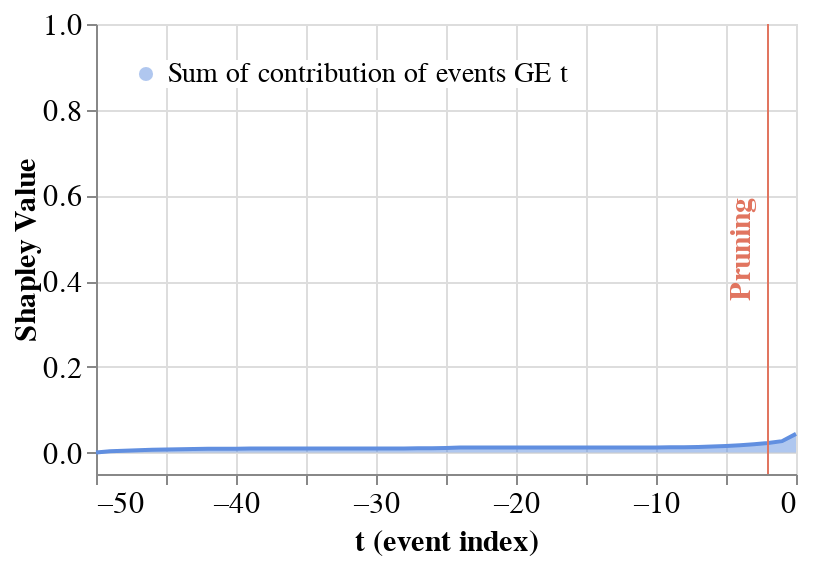

Write notebook code for a chart like this one.
### Markdown cell above
###### Pruning Alrogithm

### Code cell
pruning_dict = {'tol': 0.025}
coal_plot_data, coal_prun_idx = local_pruning(f, pos_x_data, pruning_dict, average_event, positive_sequence_id, False)
# coal_prun_idx is in negative terms
pruning_idx = pos_x_data.shape[1] + coal_prun_idx
pruning_plot = plot_temp_coalition_pruning(coal_plot_data, coal_prun_idx) #, plot_limit=40)
pruning_plot

### Figure 1 — Vega-Lite specification as saved in the notebook (floating-point values rounded to 4 significant figures)
{"config": {"view": {"continuousWidth": 400, "continuousHeight": 300}}, "layer": [{"mark": {"type": "area", "opacity": 0.5}, "encoding": {"color": {"field": "Coalition", "legend": {"fillColor": "white", "labelFontSize": 14, "labelLimit": 0, "orient": "top-left", "symbolSize": 50, "symbolStrokeWidth": 0, "title": null}, "scale": {"domain": ["Sum of contribution of events GE t"], "range": ["#618FE0"]}, "type": "nominal"}, "x": {"axis": {"labelFontSize": 15, "title": "t (event index)", "titleFontSize": 15}, "field": "t (event index)", "type": "quantitative"}, "y": {"axis": {"grid": true, "labelFontSize": 15, "titleFontSize": 15, "titleX": -28}, "field": "Shapley Value", "scale": {"domain": [-0.05, 1]}, "type": "quantitative"}}}, {"mark": "line", "encoding": {"color": {"field": "Coalition", "legend": {"fillColor": "white", "labelFontSize": 14, "labelLimit": 0, "orient": "top-left", "symbolSize": 50, "symbolStrokeWidth": 0, "title": null}, "scale": {"domain": ["Sum of contribution of events GE t"], "range": ["#618FE0"]}, "type": "nominal"}, "x": {"axis": {"labelFontSize": 15, "title": "t (event index)", "titleFontSize": 15}, "field": "t (event index)", "type": "quantitative"}, "y": {"axis": {"grid": true, "labelFontSize": 15, "titleFontSize": 15, "titleX": -28}, "field": "Shapley Value", "scale": {"domain": [-0.05, 1]}, "type": "quantitative"}}}, {"data": {"name": "data-127505a03b066a5f27631121330f417d"}, "mark": {"type": "rule", "color": "#E17560"}, "encoding": {"x": {"field": "x", "type": "quantitative"}}}, {"data": {"name": "data-4429b804e29650be65567f2c49b58188"}, "mark": {"type": "text", "angle": 270, "color": "#E17560", "fontSize": 15, "fontWeight": "bold", "text": "Pruning"}, "encoding": {"x": {"field": "x", "type": "quantitative"}}}], "data": {"name": "data-7f527e34648ab2ea21c1fd10e253c15b"}, "height": 225, "width": 350, "$schema": "https://vega.github.io/schema/vega-lite/v4.17.0.json", "datasets": {"data-7f527e34648ab2ea21c1fd10e253c15b": [{"Coalition": "Sum of contribution of events G t", "t (event index)": 0, "Shapley Value": 0.0}, {"Coalition": "Sum of contribution of events GE t", "t (event index)": 0, "Shapley Value": 0.04364}, {"Coalition": "Sum of contribution of events G t", "t (event index)": -1, "Shapley Value": 0.01701}, {"Coalition": "Sum of contribution of events GE t", "t (event index)": -1, "Shapley Value": 0.02664}, {"Coalition": "Sum of contribution of events G t", "t (event index)": -2, "Shapley Value": 0.02126}, {"Coalition": "Sum of contribution of events GE t", "t (event index)": -2, "Shapley Value": 0.02238}, {"Coalition": "Sum of contribution of events G t", "t (event index)": -3, "Shapley Value": 0.02414}, {"Coalition": "Sum of contribution of events GE t", "t (event index)": -3, "Shapley Value": 0.0195}, {"Coalition": "Sum of contribution of events G t", "t (event index)": -4, "Shapley Value": 0.02644}, {"Coalition": "Sum of contribution of events GE t", "t (event index)": -4, "Shapley Value": 0.0172}, {"Coalition": "Sum of contribution of events G t", "t (event index)": -5, "Shapley Value": 0.02821}, {"Coalition": "Sum of contribution of events GE t", "t (event index)": -5, "Shapley Value": 0.01543}, {"Coalition": "Sum of contribution of events G t", "t (event index)": -6, "Shapley Value": 0.02949}, {"Coalition": "Sum of contribution of events GE t", "t (event index)": -6, "Shapley Value": 0.01416}, {"Coalition": "Sum of contribution of events G t", "t (event index)": -7, "Shapley Value": 0.03037}, {"Coalition": "Sum of contribution of events GE t", "t (event index)": -7, "Shapley Value": 0.01327}, {"Coalition": "Sum of contribution of events G t", "t (event index)": -8, "Shapley Value": 0.03096}, {"Coalition": "Sum of contribution of events GE t", "t (event index)": -8, "Shapley Value": 0.01268}, {"Coalition": "Sum of contribution of events G t", "t (event index)": -9, "Shapley Value": 0.03135}, {"Coalition": "Sum of contribution of events GE t", "t (event index)": -9, "Shapley Value": 0.01229}, {"Coalition": "Sum of contribution of events G t", "t (event index)": -10, "Shapley Value": 0.03161}, {"Coalition": "Sum of contribution of events GE t", "t (event index)": -10, "Shapley Value": 0.01203}, {"Coalition": "Sum of contribution of events G t", "t (event index)": -11, "Shapley Value": 0.03177}, {"Coalition": "Sum of contribution of events GE t", "t (event index)": -11, "Shapley Value": 0.01187}, {"Coalition": "Sum of contribution of events G t", "t (event index)": -12, "Shapley Value": 0.03188}, {"Coalition": "Sum of contribution of events GE t", "t (event index)": -12, "Shapley Value": 0.01176}, {"Coalition": "Sum of contribution of events G t", "t (event index)": -13, "Shapley Value": 0.03194}, {"Coalition": "Sum of contribution of events GE t", "t (event index)": -13, "Shapley Value": 0.0117}, {"Coalition": "Sum of contribution of events G t", "t (event index)": -14, "Shapley Value": 0.03198}, {"Coalition": "Sum of contribution of events GE t", "t (event index)": -14, "Shapley Value": 0.01166}, {"Coalition": "Sum of contribution of events G t", "t (event index)": -15, "Shapley Value": 0.03199}, {"Coalition": "Sum of contribution of events GE t", "t (event index)": -15, "Shapley Value": 0.01165}, {"Coalition": "Sum of contribution of events G t", "t (event index)": -16, "Shapley Value": 0.032}, {"Coalition": "Sum of contribution of events GE t", "t (event index)": -16, "Shapley Value": 0.01164}, {"Coalition": "Sum of contribution of events G t", "t (event index)": -17, "Shapley Value": 0.03199}, {"Coalition": "Sum of contribution of events GE t", "t (event index)": -17, "Shapley Value": 0.01165}, {"Coalition": "Sum of contribution of events G t", "t (event index)": -18, "Shapley Value": 0.03198}, {"Coalition": "Sum of contribution of events GE t", "t (event index)": -18, "Shapley Value": 0.01166}, {"Coalition": "Sum of contribution of events G t", "t (event index)": -19, "Shapley Value": 0.03196}, {"Coalition": "Sum of contribution of events GE t", "t (event index)": -19, "Shapley Value": 0.01168}, {"Coalition": "Sum of contribution of events G t", "t (event index)": -20, "Shapley Value": 0.03194}, {"Coalition": "Sum of contribution of events GE t", "t (event index)": -20, "Shapley Value": 0.0117}, {"Coalition": "Sum of contribution of events G t", "t (event index)": -21, "Shapley Value": 0.03191}, {"Coalition": "Sum of contribution of events GE t", "t (event index)": -21, "Shapley Value": 0.01173}, {"Coalition": "Sum of contribution of events G t", "t (event index)": -22, "Shapley Value": 0.03189}, {"Coalition": "Sum of contribution of events GE t", "t (event index)": -22, "Shapley Value": 0.01175}, {"Coalition": "Sum of contribution of events G t", "t (event index)": -23, "Shapley Value": 0.03189}, {"Coalition": "Sum of contribution of events GE t", "t (event index)": -23, "Shapley Value": 0.01175}, {"Coalition": "Sum of contribution of events G t", "t (event index)": -24, "Shapley Value": 0.03199}, {"Coalition": "Sum of contribution of events GE t", "t (event index)": -24, "Shapley Value": 0.01165}, {"Coalition": "Sum of contribution of events G t", "t (event index)": -25, "Shapley Value": 0.03296}, {"Coalition": "Sum of contribution of events GE t", "t (event index)": -25, "Shapley Value": 0.01068}, {"Coalition": "Sum of contribution of events G t", "t (event index)": -26, "Shapley Value": 0.03381}, {"Coalition": "Sum of contribution of events GE t", "t (event index)": -26, "Shapley Value": 0.009831}, {"Coalition": "Sum of contribution of events G t", "t (event index)": -27, "Shapley Value": 0.03385}, {"Coalition": "Sum of contribution of events GE t", "t (event index)": -27, "Shapley Value": 0.009796}, {"Coalition": "Sum of contribution of events G t", "t (event index)": -28, "Shapley Value": 0.03385}, {"Coalition": "Sum of contribution of events GE t", "t (event index)": -28, "Shapley Value": 0.009791}, {"Coalition": "Sum of contribution of events G t", "t (event index)": -29, "Shapley Value": 0.03386}, {"Coalition": "Sum of contribution of events GE t", "t (event index)": -29, "Shapley Value": 0.009785}, {"Coalition": "Sum of contribution of events G t", "t (event index)": -30, "Shapley Value": 0.03386}, {"Coalition": "Sum of contribution of events GE t", "t (event index)": -30, "Shapley Value": 0.009776}, {"Coalition": "Sum of contribution of events G t", "t (event index)": -31, "Shapley Value": 0.03388}, {"Coalition": "Sum of contribution of events GE t", "t (event index)": -31, "Shapley Value": 0.009765}, {"Coalition": "Sum of contribution of events G t", "t (event index)": -32, "Shapley Value": 0.03389}, {"Coalition": "Sum of contribution of events GE t", "t (event index)": -32, "Shapley Value": 0.009752}, {"Coalition": "Sum of contribution of events G t", "t (event index)": -33, "Shapley Value": 0.03391}, {"Coalition": "Sum of contribution of events GE t", "t (event index)": -33, "Shapley Value": 0.009734}, {"Coalition": "Sum of contribution of events G t", "t (event index)": -34, "Shapley Value": 0.03393}, {"Coalition": "Sum of contribution of events GE t", "t (event index)": -34, "Shapley Value": 0.009713}, {"Coalition": "Sum of contribution of events G t", "t (event index)": -35, "Shapley Value": 0.03396}, {"Coalition": "Sum of contribution of events GE t", "t (event index)": -35, "Shapley Value": 0.009682}, {"Coalition": "Sum of contribution of events G t", "t (event index)": -36, "Shapley Value": 0.034}, {"Coalition": "Sum of contribution of events GE t", "t (event index)": -36, "Shapley Value": 0.009642}, {"Coalition": "Sum of contribution of events G t", "t (event index)": -37, "Shapley Value": 0.03405}, {"Coalition": "Sum of contribution of events GE t", "t (event index)": -37, "Shapley Value": 0.009589}, {"Coalition": "Sum of contribution of events G t", "t (event index)": -38, "Shapley Value": 0.03416}, {"Coalition": "Sum of contribution of events GE t", "t (event index)": -38, "Shapley Value": 0.009477}, {"Coalition": "Sum of contribution of events G t", "t (event index)": -39, "Shapley Value": 0.03429}, {"Coalition": "Sum of contribution of events GE t", "t (event index)": -39, "Shapley Value": 0.009352}, {"Coalition": "Sum of contribution of events G t", "t (event index)": -40, "Shapley Value": 0.03444}, {"Coalition": "Sum of contribution of events GE t", "t (event index)": -40, "Shapley Value": 0.009199}, {"Coalition": "Sum of contribution of events G t", "t (event index)": -41, "Shapley Value": 0.03468}, {"Coalition": "Sum of contribution of events GE t", "t (event index)": -41, "Shapley Value": 0.008958}, {"Coalition": "Sum of contribution of events G t", "t (event index)": -42, "Shapley Value": 0.03492}, {"Coalition": "Sum of contribution of events GE t", "t (event index)": -42, "Shapley Value": 0.008717}, {"Coalition": "Sum of contribution of events G t", "t (event index)": -43, "Shapley Value": 0.03522}, {"Coalition": "Sum of contribution of events GE t", "t (event index)": -43, "Shapley Value": 0.008416}, {"Coalition": "Sum of contribution of events G t", "t (event index)": -44, "Shapley Value": 0.03577}, {"Coalition": "Sum of contribution of events GE t", "t (event index)": -44, "Shapley Value": 0.007876}, {"Coalition": "Sum of contribution of events G t", "t (event index)": -45, "Shapley Value": 0.03625}, {"Coalition": "Sum of contribution of events GE t", "t (event index)": -45, "Shapley Value": 0.007389}, {"Coalition": "Sum of contribution of events G t", "t (event index)": -46, "Shapley Value": 0.03688}, {"Coalition": "Sum of contribution of events GE t", "t (event index)": -46, "Shapley Value": 0.006761}, {"Coalition": "Sum of contribution of events G t", "t (event index)": -47, "Shapley Value": 0.03803}, {"Coalition": "Sum of contribution of events GE t", "t (event index)": -47, "Shapley Value": 0.005608}, {"Coalition": "Sum of contribution of events G t", "t (event index)": -48, "Shapley Value": 0.03913}, {"Coalition": "Sum of contribution of events GE t", "t (event index)": -48, "Shapley Value": 0.004511}, {"Coalition": "Sum of contribution of events G t", "t (event index)": -49, "Shapley Value": 0.0403}, {"Coalition": "Sum of contribution of events GE t", "t (event index)": -49, "Shapley Value": 0.00334}, {"Coalition": "Sum of contribution of events G t", "t (event index)": -50, "Shapley Value": 0.04364}, {"Coalition": "Sum of contribution of events GE t", "t (event index)": -50, "Shapley Value": 0.0}], "data-127505a03b066a5f27631121330f417d": [{"x": -2}], "data-4429b804e29650be65567f2c49b58188": [{"x": -4}]}}
